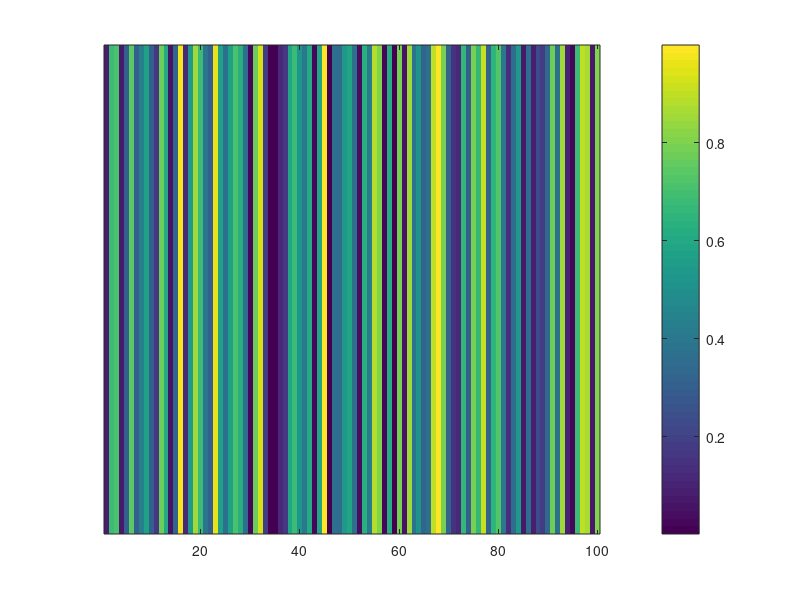

Here is the MATLAB script that generated this plot: (Note: this script raises an error after producing the figure.)

close all
clc
clear


%% Random vector color plot

data = rand(1,100); %// random dummy data - 100 element vector
im = imagesc(data);
colorbar;
set(gca, 'YTick', []);


% Make some 4D data in X, Y, height, colour:
% Each point now has an X, Y, Z (height), and C (colour) value
[X,Y,Z] = peaks(51);    % 51-by-51 Z as a function of X, Y
C = membrane(1,25);     % Colour
% Show the data as a surface plot
figure, surf(X,Y,Z,C), colorbar
% Show the data as a scatter3 plot
X_flat = X(:);
figure, scatter3(X(:),Y(:),Z(:),6,C(:),'filled'), colorbar


